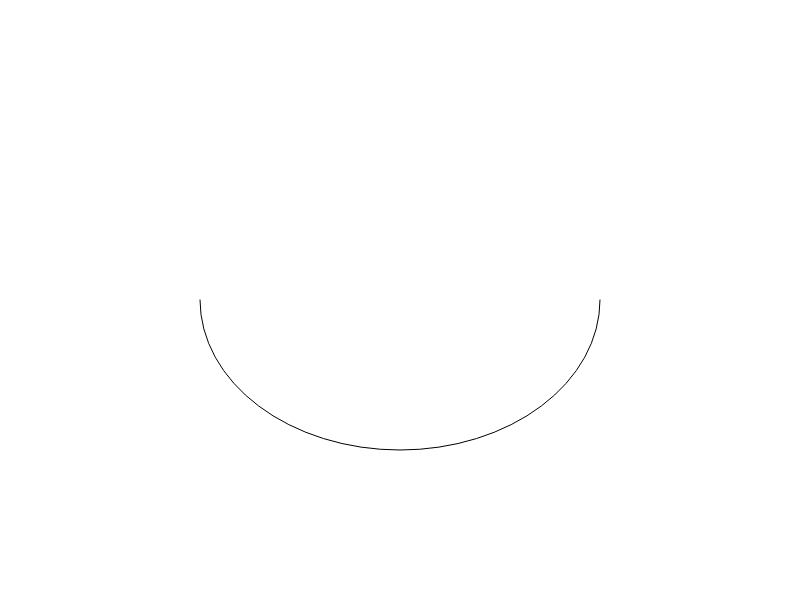
Frame 1 (no input)
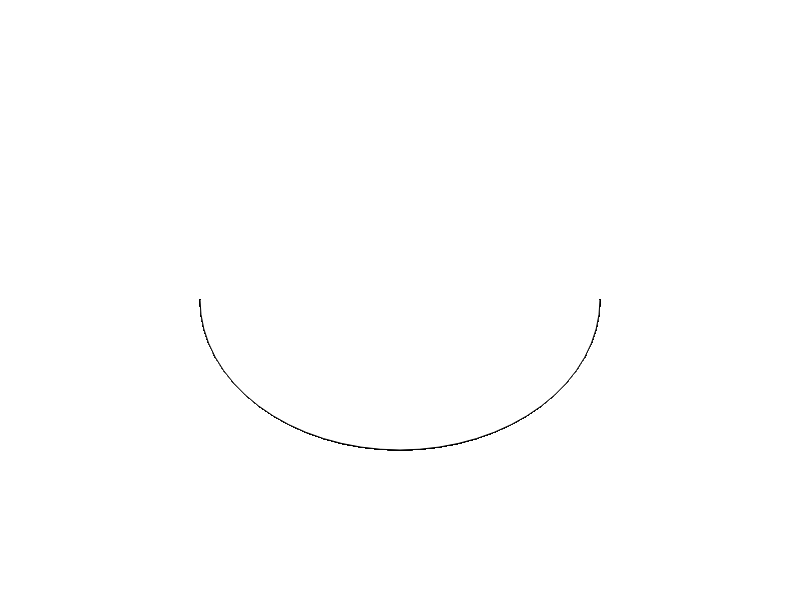
Frame 60 (no input)
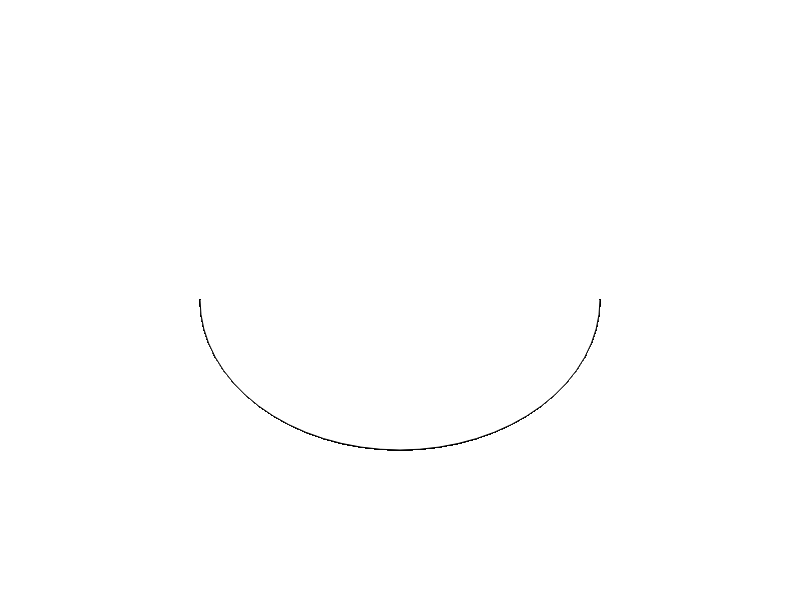
Frame 120 (the mouse pressed at the canvas centre since frame 60)

The p5.js sketch that drew these frames (run headless with seeded random() and noise() and a simulated clock; from frame 60 on, the mouse is pressed at the canvas centre):

// p5.js sketch
// ── sketch.js
let x;
let y;
let w;
let h;
let start;
let stop;

function setup() {
  createCanvas(800, 600);
  angleMode(DEGREES);
  x = width / 2;
  y = height / 2;
  w = width / 2;
  h = height / 2;
  start = 0;
  // stop = PI / 5;
  stop = 180;
  create_ui();
}

function draw() {
  arc(x, y, w, h, start, stop); // , [mode], [detail])
  update_ui();
}

function create_ui() {
  createElement("br");
  createSpan().id("imouseX");
  createSpan().id("imouseY");
  createSpan().id("irgba");
}

function update_ui() {
  select("#imouseX").html("[mouseX=" + mouseX + "] ");
  select("#imouseY").html("[mouseY=" + mouseY + "] ");
  select("#irgba").html("[RGBA=" + get(mouseX, mouseY) + "] ");
}

console.log("Starting - pre setup");

// https://editor.p5js.org/jht1493/sketches/DGQoBYV9x
// 1.2 draw_shapes_ui
